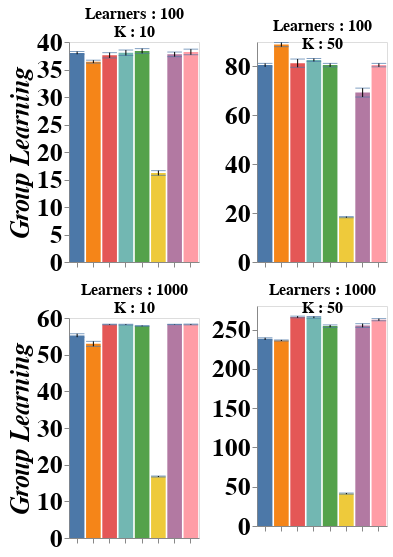

Notebook source saved alongside this figure:
### Code cell
alt.hconcat(groups[0], groups[1], spacing=10).configure_title(fontSize=16, offset=-10)
